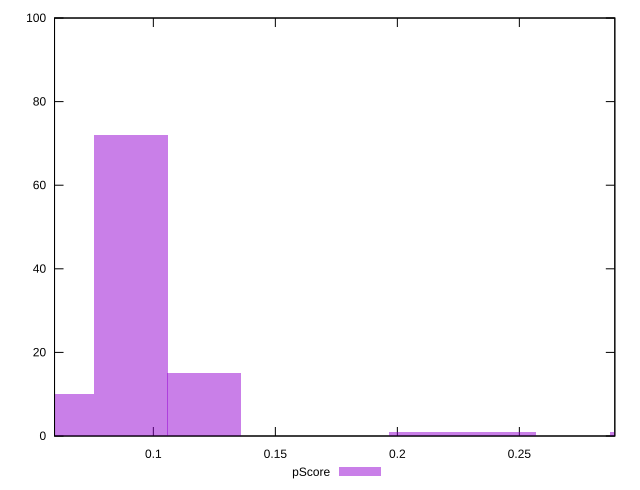

Reproduce this figure in gnuplot.
reset

$pScore <<EOF
0.09068677479729519 72
0.06045784986486346 10
0.12091569972972692 15
0.2116024745270221 1
0.3022892493243173 1
0.24183139945945384 1
EOF

set key outside below
set boxwidth 0.03022892493243173
set xrange [0.059503497945573414:0.28912464386912035]
set yrange [0:100]
set trange [0:100]
set style fill transparent solid 0.5 noborder
set terminal svg size 640, 490 enhanced background rgb 'white'
set output "reports/report_00028_2021-02-24T12-49-42.674Z/interactive/samples/music/pScore/histogram.svg"

plot $pScore title "pScore" with boxes

reset
